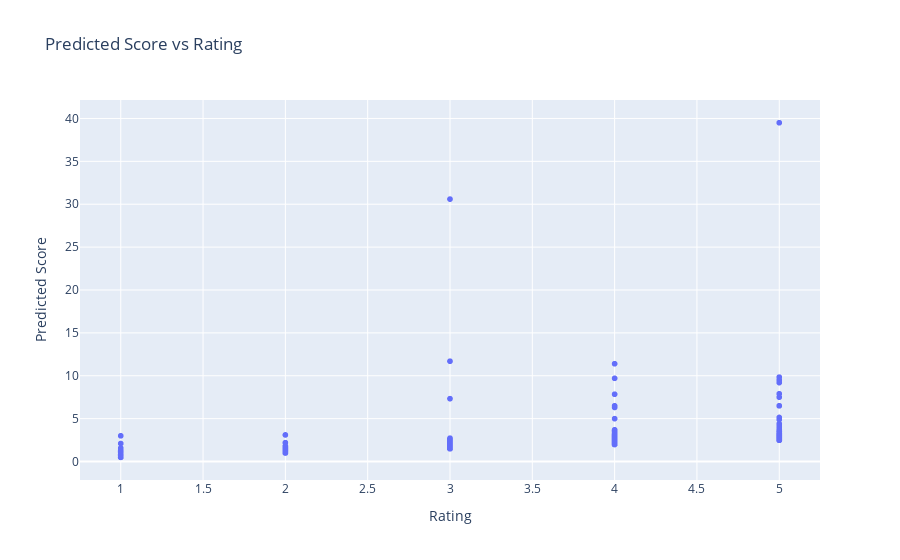
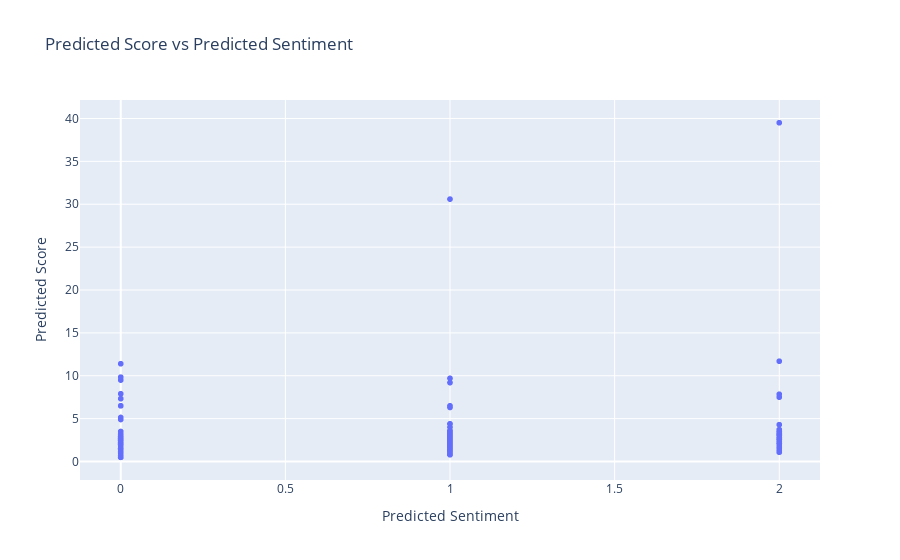
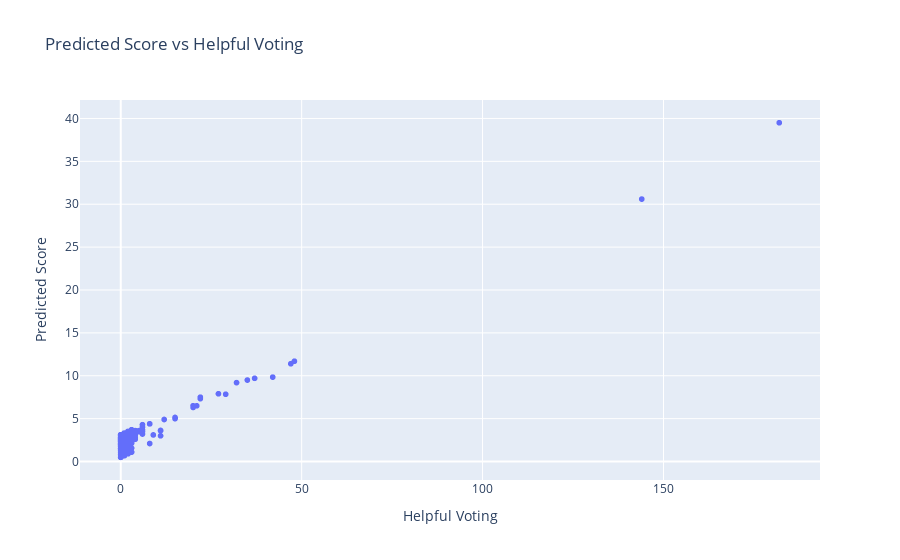

Notebook source saved alongside these figures, in order:
### Code cell
# Plot predicted scores against rating
fig1 = px.scatter(
    review_sentiment_df, 
    x='rating', 
    y='predicted_score', 
    title="Predicted Score vs Rating", 
    labels={'rating': 'Rating', 'predicted_score': 'Predicted Score'}
)
fig1.show()

# Plot predicted scores against predicted_sentiment
fig2 = px.scatter(
    review_sentiment_df, 
    x='predicted_sentiment', 
    y='predicted_score', 
    title="Predicted Score vs Predicted Sentiment", 
    labels={'predicted_sentiment': 'Predicted Sentiment', 'predicted_score': 'Predicted Score'}
)
fig2.show()

# Plot predicted scores against helpful_voting
fig3 = px.scatter(
    review_sentiment_df, 
    x='helpful_voting', 
    y='predicted_score', 
    title="Predicted Score vs Helpful Voting", 
    labels={'helpful_voting': 'Helpful Voting', 'predicted_score': 'Predicted Score'}
)
fig3.show()

### Figure 1 — Plotly figure (JSON) as saved in the notebook; plotly's stock layout.template omitted (floating-point values rounded to 4 significant figures; data arrays with more than 128 entries replaced by an {"elided": "..."} marker saying what was removed)
{"data": [{"hovertemplate": "Rating=%{x}<br>Predicted Score=%{y}<extra></extra>", "legendgroup": "", "marker": {"color": "#636efa", "symbol": "circle"}, "mode": "markers", "name": "", "showlegend": false, "type": "scattergl", "x": {"elided": "1168 int values"}, "xaxis": "x", "y": {"elided": "1168 float values"}, "yaxis": "y"}], "layout": {"legend": {"tracegroupgap": 0}, "title": {"text": "Predicted Score vs Rating"}, "xaxis": {"anchor": "y", "domain": [0, 1], "title": {"text": "Rating"}}, "yaxis": {"anchor": "x", "domain": [0, 1], "title": {"text": "Predicted Score"}}}}

### Figure 2 — Plotly figure (JSON) as saved in the notebook; plotly's stock layout.template omitted (floating-point values rounded to 4 significant figures; data arrays with more than 128 entries replaced by an {"elided": "..."} marker saying what was removed)
{"data": [{"hovertemplate": "Predicted Sentiment=%{x}<br>Predicted Score=%{y}<extra></extra>", "legendgroup": "", "marker": {"color": "#636efa", "symbol": "circle"}, "mode": "markers", "name": "", "showlegend": false, "type": "scattergl", "x": {"elided": "1168 int values"}, "xaxis": "x", "y": {"elided": "1168 float values"}, "yaxis": "y"}], "layout": {"legend": {"tracegroupgap": 0}, "title": {"text": "Predicted Score vs Predicted Sentiment"}, "xaxis": {"anchor": "y", "domain": [0, 1], "title": {"text": "Predicted Sentiment"}}, "yaxis": {"anchor": "x", "domain": [0, 1], "title": {"text": "Predicted Score"}}}}

### Figure 3 — Plotly figure (JSON) as saved in the notebook; plotly's stock layout.template omitted (floating-point values rounded to 4 significant figures; data arrays with more than 128 entries replaced by an {"elided": "..."} marker saying what was removed)
{"data": [{"hovertemplate": "Helpful Voting=%{x}<br>Predicted Score=%{y}<extra></extra>", "legendgroup": "", "marker": {"color": "#636efa", "symbol": "circle"}, "mode": "markers", "name": "", "showlegend": false, "type": "scattergl", "x": {"elided": "1168 int values"}, "xaxis": "x", "y": {"elided": "1168 float values"}, "yaxis": "y"}], "layout": {"legend": {"tracegroupgap": 0}, "title": {"text": "Predicted Score vs Helpful Voting"}, "xaxis": {"anchor": "y", "domain": [0, 1], "title": {"text": "Helpful Voting"}}, "yaxis": {"anchor": "x", "domain": [0, 1], "title": {"text": "Predicted Score"}}}}
